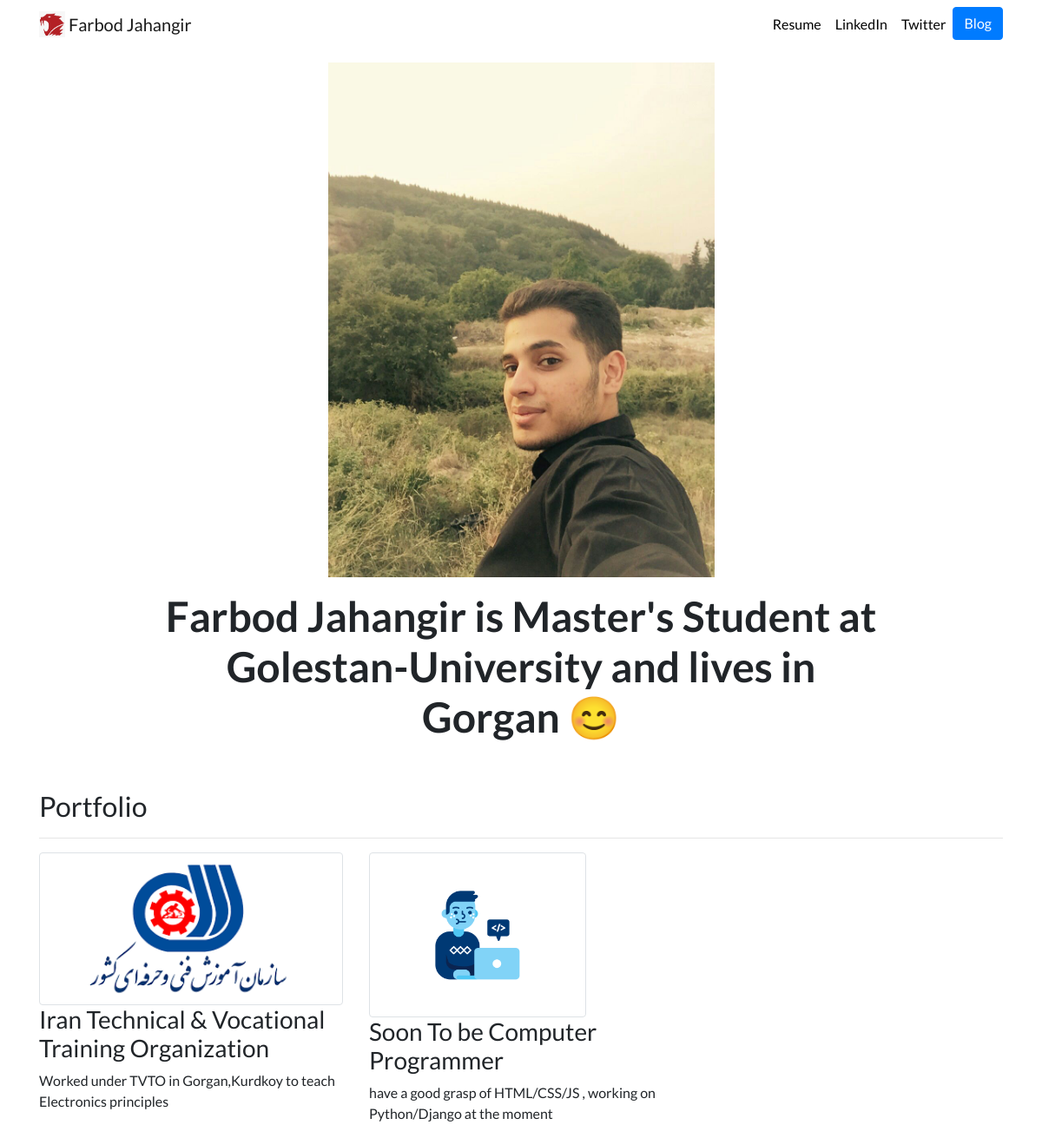
The page / on the database its author committed.
### portfolio/models.py (models this page shows, shortened)
class Project(models.Model):
    title = models.CharField(max_length=100)
    description = models.CharField(max_length=250)
    image = models.ImageField(upload_to='portfolio/images/')
    url = models.URLField(blank=True)

### portfolio/views.py (the view)
# urls.py: 2. Add a URL to urlpatterns:  path('', views.home, name='home')
def home(request):
    projects = Project.objects.all()
    return render(request, 'portfolio/home.html', {'projects': projects})

### portfolio/templates/portfolio/home.html
{% extends "portfolio/base.html" %}
{% load static %}
{% block content %}
<div class="row justify-content-center my-3">
  <div class="col-5">
    <img src="{% static 'portfolio/3.jpg' %}" class="img-fluid">
  </div>
</div>
<div class="row justify-content-center mb-3">
  <div class="col-md-9 text-center">
    <h1 id="hometext" class="font-weight-bold">Farbod Jahangir is Master's Student at Golestan-University and lives in Gorgan 😊</h1>
  </div>
</div>
<h2 class="mt-5">Portfolio</h2>
<hr>
<div class="row">
  {% for project in projects %}
  <div class="col-lg-4 col-md-6">
    {% if project.url %}
    <a href="{{ project.url }}">
      <img src="{{ project.image.url }}" class="img-thumbnail" width="250"
     height="500">
    </a>
    {% else %}
    <img src="{{ project.image.url }}" class="img-thumbnail" width="450"
     height="500">
    {% endif %}
    <h3>{{ project.title }}</h3>
    <p>{{ project.description }}</p>
  </div>
  {% endfor %}
</div>
{% endblock %}

### portfolio/templates/portfolio/base.html (shortened to what this page needs)
{% load static %}
<!doctype html>
<html lang="en">
<head>
  <link rel="stylesheet" href="https://stackpath.bootstrapcdn.com/bootstrap/4.4.1/css/bootstrap.min.css">
  <link rel="stylesheet" href="{% static "portfolio/custom.css" %}">
</head>
<body>
  <nav id="topNav" class="navbar navbar-expand-md navbar-light">
    <div class="container">
      <a class="navbar-brand" href="{% url 'home' %}">
        <img src="{% static "portfolio/Logo.png" %}" width="30" height="30" class="d-inline-block align-top" alt="Nick's Logo">
        <span>Farbod Jahangir</span>
      </a>
      <div class="collapse navbar-collapse text-center" id="navbarNav">
        <ul class="navbar-nav ml-auto">
          <li class="nav-item">
            <a class="nav-link" href="{% static "portfolio/1.pdf" %}">Resume</a>
          </li>
          <li class="nav-item">
            <a class="nav-link" href="https://www.linkedin.com/in/farbod-jahangir-b53201215/" target="_blank">LinkedIn</a>
          </li>
          <li class="nav-item">
            <a class="nav-link" href="https://twitter.com/FarbodJahangir" target="_blank">Twitter</a>
          </li>
          <li>
            <a role="button" href="{% url 'blog:all_blogs' %}" class="btn btn-primary">Blog</a>
          </li>
        </ul>
      </div>
    </div>
  </nav>
  <div class="container">
    {% block content %}{% endblock %}
  </div>
</body>
</html>

### portfolio/static/portfolio/custom.css (style rules this page uses)
.navbar-nav .nav-link { color: rgba(0,0,0,1) !important; }
body { font-family: 'Lato', sans-serif; }
@media (min-width: 992px) { #hometext { font-size: 3rem; } }

### rows shown on the page
Project: image (picture), title "Iran Technical & Vocational Training Organization", description "Worked under TVTO in Gorgan,Kurdkoy to teach Electronics principles"
Project: image (picture), title "Soon To be Computer Programmer", description "have a good grasp of HTML/CSS/JS , working on Python/Django at the moment"
